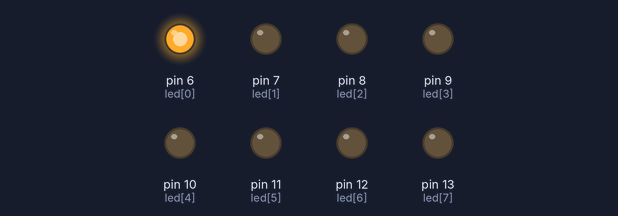
Simulated run of this sketch. Board: Arduino Uno, built with avr-gcc and run on an emulated ATmega328P. Shown: output pins drawn as LEDs (lit = HIGH).

Above: at 0.02 s.
At 0.87 s:
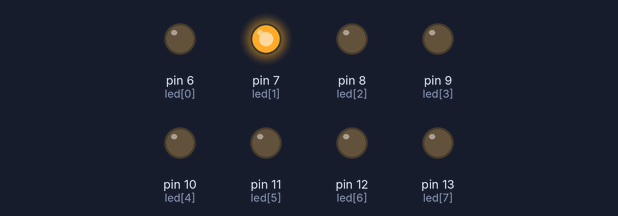
At 1.7 s:
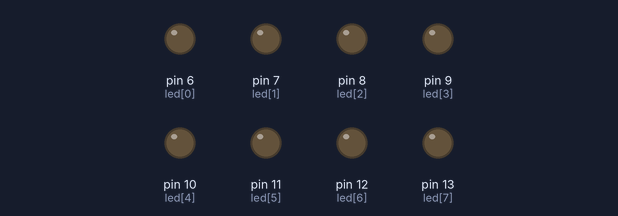
At 3.12 s:
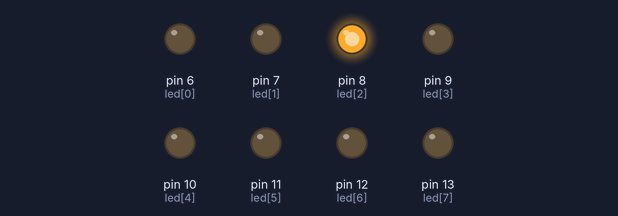
At 4.57 s:
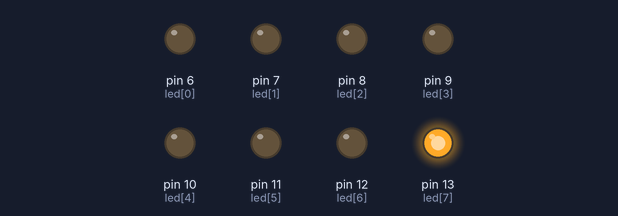
At 7.77 s:
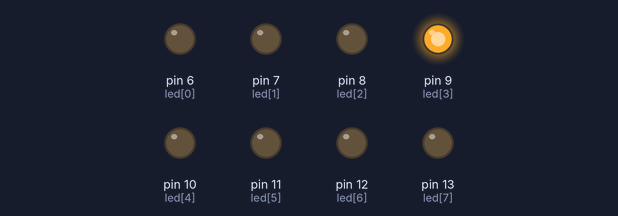
Timing chart, 0 to 8.1 s (numbered marks = the images above):
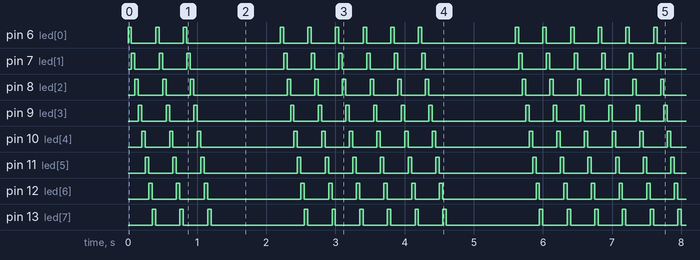

Measured:
- by itself, pin 6 (led[0]), pin 7 (led[1]), pin 8 (led[2]), pin 9 (led[3]), pin 10 (led[4]), pin 11 (led[5]), pin 12 (led[6]), pin 13 (led[7]): repeats every 3.4 s: 2 × (LOW 0.35 s, HIGH 0.05 s), LOW 1.4 s, 3 × (HIGH 0.05 s, LOW 0.35 s), HIGH 0.05 s
- by itself, everything shown: repeats every 3.4 s, in 49 steps

The sketch:

LED_Chaser.ino
```cpp
int led[] = {6, 7, 8, 9, 10, 11, 12, 13};
int del = 50;
int bigdel = 1000;
int mloopdel = 150;

void setup() {
  // put your setup code here, to run once:
for(int i = 0; i < 8; i++){
  pinMode(led[i], OUTPUT);
}
}

void loop() {
  // put your main code here, to run repeatedly:
for(int i = 0; i < 3; i++){
  nloop();
}
delay(bigdel);
for(int i = 0; i < 3; i++){
  mloop();
}
}

void nloop() {
  for(int i = 0; i < 8; i++){
  digitalWrite(led[i], HIGH);
  delay(del);
  digitalWrite(led[i], LOW);
}
//delay(bigdel);
//for(int i = 0; i < 8; i++){

  //delay(del);
//}
}

void mloop() {
  for(int i = 0; i < 8; i++){
  digitalWrite(led[i], HIGH);
  delay(del);
  digitalWrite(led[i], LOW);

}
//delay(bigdel);
//for(int i = 0; i < 8; i++){
  //delay(del);
//}
//delay(bigdel);
}
```
